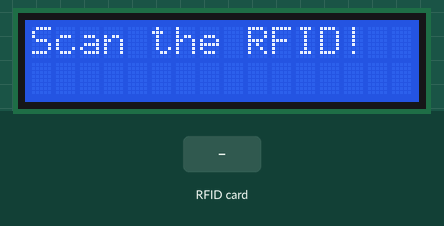
Bench run of a sketch on a simulated Arduino Uno, built with avr-gcc and run on an emulated ATmega328P. Shown: 16×2 character LCD. The inputs (shaded band) are chosen by the test bench. What the sketch prints to the serial monitor is not drawn.

Above: at 1.3 s.
1.4 s: RFID card 5E 7A 19 C4 held to the reader
At 2.2 s:
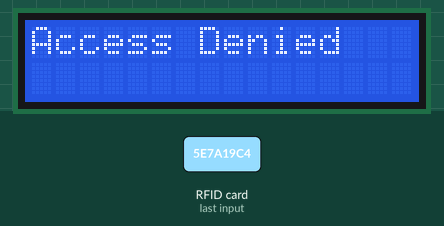
At 4.2 s:
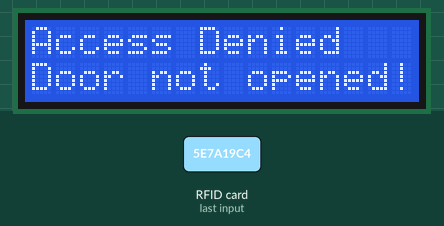
Timing chart, 0 to 5.7 s (numbered marks = the images above; inputs shaded):
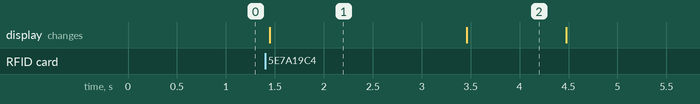

Measured:
- after the input at 1.4 s, the display: changes after 0.05 s (image 1)
- what the display in image 1 shows lasts 2.1 s, from 1.4 s to 3.5 s
- what the display in image 2 shows lasts 1.0 s, from 3.5 s to 4.5 s

The sketch:

RFID.ino
```cpp
#include <SPI.h>
#include <MFRC522.h>
#include <Wire.h>
#include <LiquidCrystal_I2C.h>

// Define pins for MFRC522 module
#define SS_PIN 10
#define RST_PIN 9
String uidString = "";

MFRC522 mfrc522(SS_PIN, RST_PIN);  // Create MFRC522 instance

// Initialize the LCD, set the I2C address (0x27 is the default)
LiquidCrystal_I2C lcd(0x27, 16, 2);

void setup() {
  // Initialize serial communication
  Serial.begin(9600);

  // Initialize LCD
  lcd.init();
  lcd.backlight();
  lcd.print("Scan the RFID!");

  // Initialize SPI bus
  SPI.begin();
  mfrc522.PCD_Init();  // Initialize MFRC522 RFID reader
}

void loop() {
  // Clear the previous UID string each time a new scan starts
  uidString = "";

  // Look for new RFID cards
  if (mfrc522.PICC_IsNewCardPresent()) {
    // Select one of the cards
    if (mfrc522.PICC_ReadCardSerial()) {
      // Print the UID to the Serial Monitor
      Serial.print("UID of the card: ");

      for (byte i = 0; i < mfrc522.uid.size; i++) {
        uidString += String(mfrc522.uid.uidByte[i], HEX);

      }
      Serial.println(uidString);

      // Display UID on the LCD
      lcd.clear();
      lcd.setCursor(0, 0);
      lcd.print("Card UID: ");
      lcd.setCursor(0, 1);
      lcd.print(uidString);
      uidString.toLowerCase();

      // Check for access based on UID
      if (uidString == "5dfcbb2") {
        lcd.clear();
        lcd.setCursor(0, 0);
        lcd.print("Access Provided");
        digitalWrite(4,HIGH);
        delay(3000);
        digitalWrite(4,LOW);
        lcd.setCursor(0,1);
        lcd.print("Door opens!");
        delay(2000);
        lcd.clear();
        lcd.print("Scan the RFID!");

      } else {
        lcd.clear();
        lcd.setCursor(0, 0);
        lcd.print("Access Denied");
        digitalWrite(2,HIGH);
        delay(2000);
        digitalWrite(2,LOW);
        lcd.setCursor(0,1);
        lcd.print("Door not opened!");
        delay(1000);
        lcd.clear();
        lcd.print("Scan the RFID!");
      }

      delay(2000);  // Wait for 2 seconds to show the UID and result

      mfrc522.PICC_HaltA();
    }

  }
}
```
